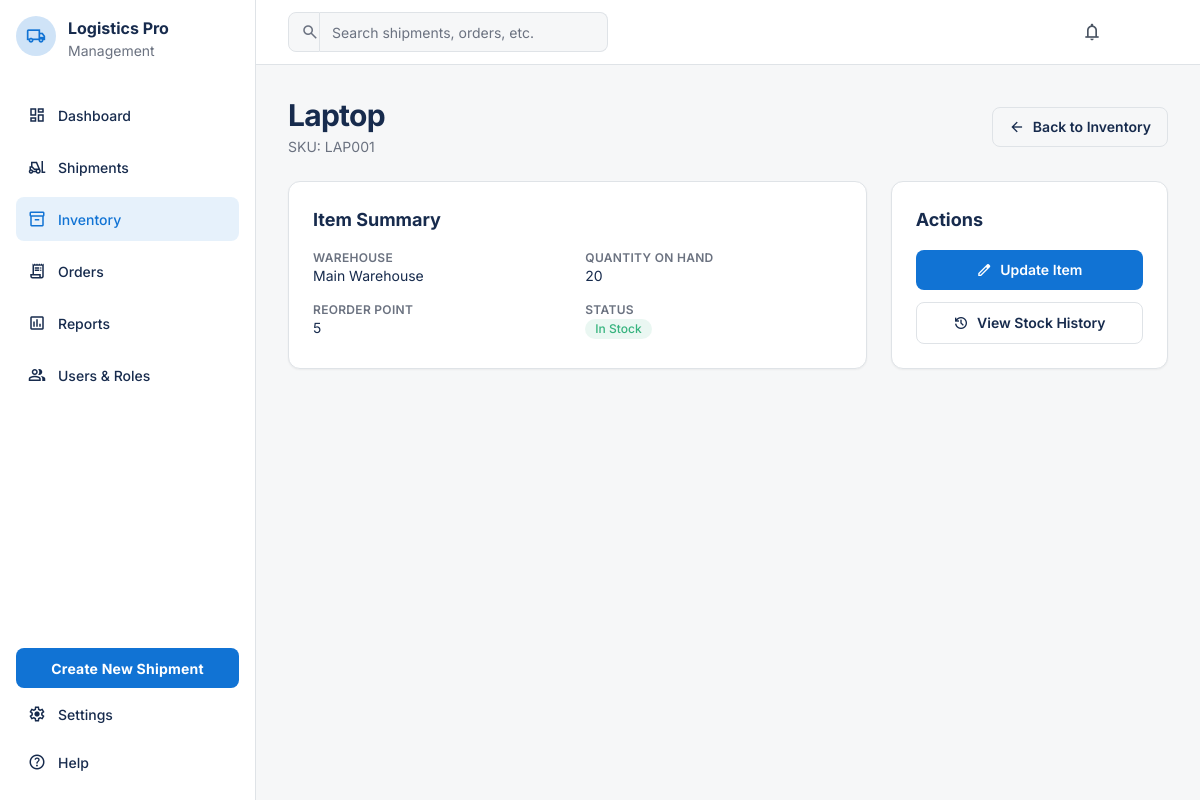
Screenshot of /inventory/1/ with the database file from the repository.
### inventory/models.py (models this page shows, shortened)
class StockItem(models.Model):
    product = models.ForeignKey(Product, on_delete=models.CASCADE)
    warehouse = models.ForeignKey(Warehouse, on_delete=models.CASCADE)
    quantity = models.IntegerField(default=0)
    class Meta:
        unique_together = ("product", "warehouse")

class Product(models.Model):
    name = models.CharField(max_length=200)
    sku = models.CharField(max_length=64, unique=True)
    reorder_point = models.PositiveIntegerField(default=10)

class Warehouse(models.Model):
    name = models.CharField(max_length=120)
    location = models.CharField(max_length=255, blank=True)

### inventory/views.py (the view)
class InventoryDetailView(DetailView):
    template_name = "inventory/detail.html"
    model = StockItem

### templates/inventory/detail.html (shortened to what this page needs)
{% extends "base.html" %}
{% block content %}
<div class="flex h-full flex-col gap-6 p-6 lg:p-8">
  <div class="flex flex-wrap items-center justify-between gap-4">
    <div class="flex flex-col gap-1">
      <h1 class="text-3xl font-bold tracking-tight text-text-light dark:text-text-dark">{{ object.product.name }}</h1>
      <p class="text-sm text-gray-500 dark:text-gray-400">SKU: {{ object.product.sku }}</p>
    </div>
    <a href="{% url 'inventory:list' %}" class="inline-flex h-10 items-center justify-center rounded-lg border border-border-light px-4 text-sm font-semibold text-text-light hover:bg-gray-100 dark:border-border-dark dark:text-text-dark dark:hover:bg-white/10">
      <span class="material-symbols-outlined mr-2 text-base">arrow_back</span>
      Back to Inventory
    </a>
  </div>
  <div class="grid gap-6 lg:grid-cols-3">
    <div class="rounded-xl border border-border-light bg-card-light p-6 shadow-sm dark:border-border-dark dark:bg-card-dark lg:col-span-2">
      <h2 class="mb-4 text-lg font-bold text-text-light dark:text-text-dark">Item Summary</h2>
      <dl class="grid gap-4 sm:grid-cols-2 text-sm">
        <div>
          <dt class="text-xs font-semibold uppercase tracking-wide text-gray-500 dark:text-gray-400">Warehouse</dt>
          <dd class="text-text-light dark:text-text-dark">{{ object.warehouse.name }}</dd>
        </div>
        <div>
          <dt class="text-xs font-semibold uppercase tracking-wide text-gray-500 dark:text-gray-400">Quantity on Hand</dt>
          <dd class="text-text-light dark:text-text-dark">{{ object.quantity }}</dd>
        </div>
        <div>
          <dt class="text-xs font-semibold uppercase tracking-wide text-gray-500 dark:text-gray-400">Reorder Point</dt>
          <dd class="text-text-light dark:text-text-dark">{{ object.product.reorder_point }}</dd>
        </div>
        <div>
          <dt class="text-xs font-semibold uppercase tracking-wide text-gray-500 dark:text-gray-400">Status</dt>
          <dd>
            {% if object.quantity <= 0 %}
              <span class="inline-flex items-center gap-1.5 rounded-full bg-danger/10 px-2.5 py-0.5 text-xs font-medium text-danger">Out of Stock</span>
            {% elif object.quantity <= object.product.reorder_point %}
              <span class="inline-flex items-center gap-1.5 rounded-full bg-warning/10 px-2.5 py-0.5 text-xs font-medium text-warning">Low Stock</span>
            {% else %}
              <span class="inline-flex items-center gap-1.5 rounded-full bg-success/10 px-2.5 py-0.5 text-xs font-medium text-success">In Stock</span>
            {% endif %}
          </dd>
        </div>
      </dl>
    </div>
    <div class="rounded-xl border border-border-light bg-card-light p-6 shadow-sm dark:border-border-dark dark:bg-card-dark">
      <h3 class="text-lg font-bold text-text-light dark:text-text-dark">Actions</h3>
      <div class="mt-4 space-y-3">
        <button class="flex w-full items-center justify-center gap-2 rounded-lg bg-primary px-4 py-2 text-sm font-semibold text-white hover:bg-primary/90">
          <span class="material-symbols-outlined text-base">edit</span>
          Update Item
        </button>
        <button class="flex w-full items-center justify-center gap-2 rounded-lg border border-border-light px-4 py-2 text-sm font-semibold text-text-light hover:bg-gray-100 dark:border-border-dark dark:text-text-dark dark:hover:bg-white/10">
          <span class="material-symbols-outlined text-base">history</span>
          View Stock History
        </button>
      </div>
    </div>
  </div>
</div>
{% endblock %}

### templates/base.html (style rules this page uses)
.material-symbols-outlined { font-variation-settings: "FILL" 0, "wght" 400, "GRAD" 0, "opsz" 24; }

### rows the page displays
StockItem: product.name "Laptop", product.sku "LAP001", warehouse.name "Main Warehouse", quantity "20", product.reorder_point "5"
